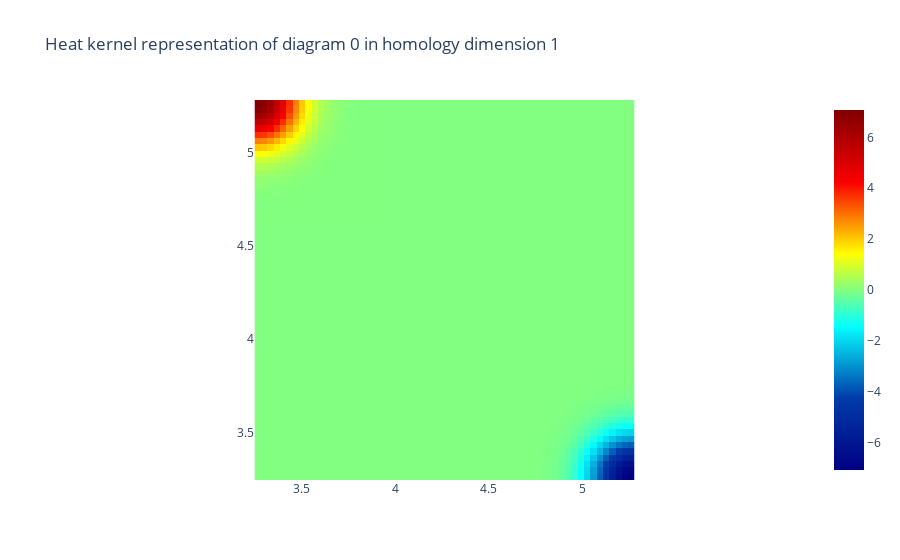

Here is the notebook cell this chart was saved with:
### Markdown cell above
Vectorial representation of the persistence diagram would be the main part that how to use the persistence diagram to obtain features used in machine learning algorithms. To do so, an example of the heat kernel representation of a diagram in the homology dimension 1 is given. 

***TODO explain "convolve", "Gaussian kernel"***
***TODO illustration of other types of representation as well? e.g. barcode?***

### Code cell
heat = HeatKernel(sigma=.15, n_bins=60, n_jobs=-1)
im0_heat = heat.fit_transform(im0_scaled)
# Visualise the heat kernel for H1
heat.plot(im0_heat, homology_dimension_idx=1, colorscale='jet')

### Figure 1 — Plotly figure (JSON) as saved in the notebook; plotly's stock layout.template omitted (floating-point values rounded to 4 significant figures; data arrays with more than 128 entries replaced by an {"elided": "..."} marker saying what was removed)
{"data": [{"colorscale": [[0, "rgb(0,0,131)"], [0.2, "rgb(0,60,170)"], [0.4, "rgb(5,255,255)"], [0.6, "rgb(255,255,0)"], [0.8, "rgb(250,0,0)"], [1, "rgb(128,0,0)"]], "type": "heatmap", "x": [3.264, 3.298, 3.331, 3.365, 3.399, 3.433, 3.467, 3.501, 3.535, 3.569, 3.603, 3.637, 3.67, 3.704, 3.738, 3.772, 3.806, 3.84, 3.874, 3.908, 3.942, 3.976, 4.009, 4.043, 4.077, 4.111, 4.145, 4.179, 4.213, 4.247, 4.281, 4.315, 4.348, 4.382, 4.416, 4.45, 4.484, 4.518, 4.552, 4.586, 4.62, 4.653, 4.687, 4.721, 4.755, 4.789, 4.823, 4.857, 4.891, 4.925, 4.959, 4.992, 5.026, 5.06, 5.094, 5.128, 5.162, 5.196, 5.23, 5.264], "y": [5.264, 5.23, 5.196, 5.162, 5.128, 5.094, 5.06, 5.026, 4.992, 4.959, 4.925, 4.891, 4.857, 4.823, 4.789, 4.755, 4.721, 4.687, 4.653, 4.62, 4.586, 4.552, 4.518, 4.484, 4.45, 4.416, 4.382, 4.348, 4.315, 4.281, 4.247, 4.213, 4.179, 4.145, 4.111, 4.077, 4.043, 4.009, 3.976, 3.942, 3.908, 3.874, 3.84, 3.806, 3.772, 3.738, 3.704, 3.67, 3.637, 3.603, 3.569, 3.535, 3.501, 3.467, 3.433, 3.399, 3.365, 3.331, 3.298, 3.264], "z": {"elided": "60x60 float values"}}], "layout": {"plot_bgcolor": "white", "title": {"text": "Heat kernel representation of diagram 0 in homology dimension 1"}, "xaxis": {"constrain": "domain", "scaleanchor": "y"}, "yaxis": {"autorange": true, "constrain": "domain"}}}
